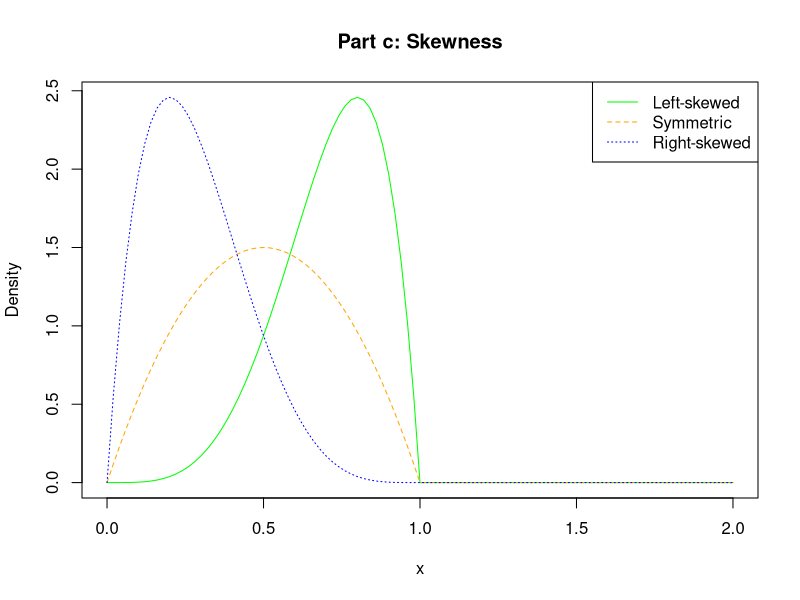
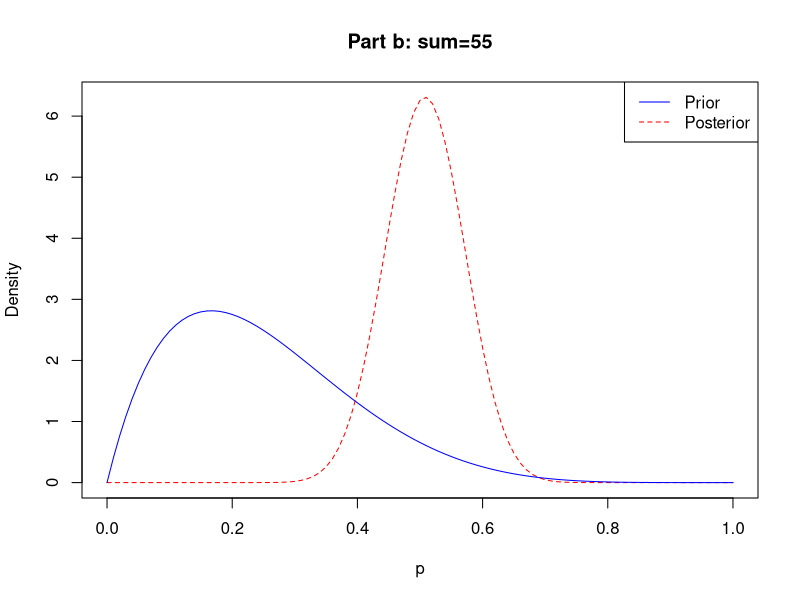
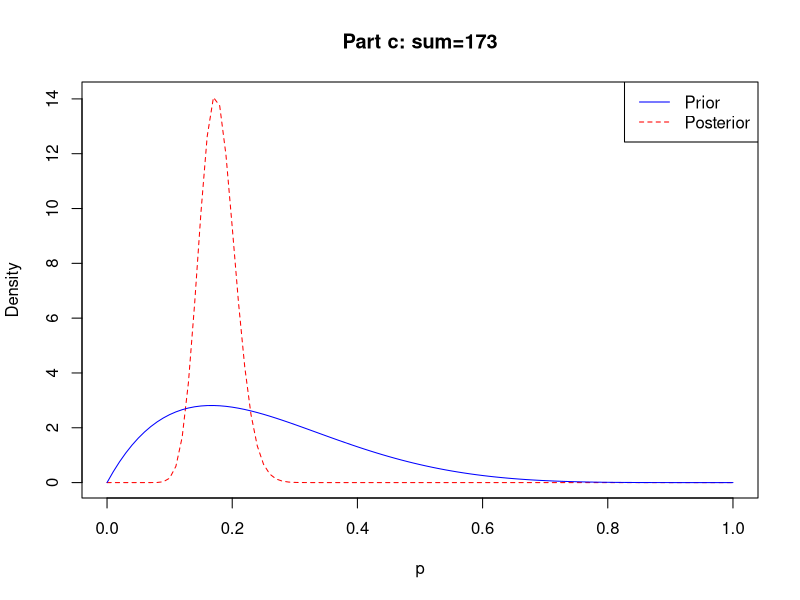
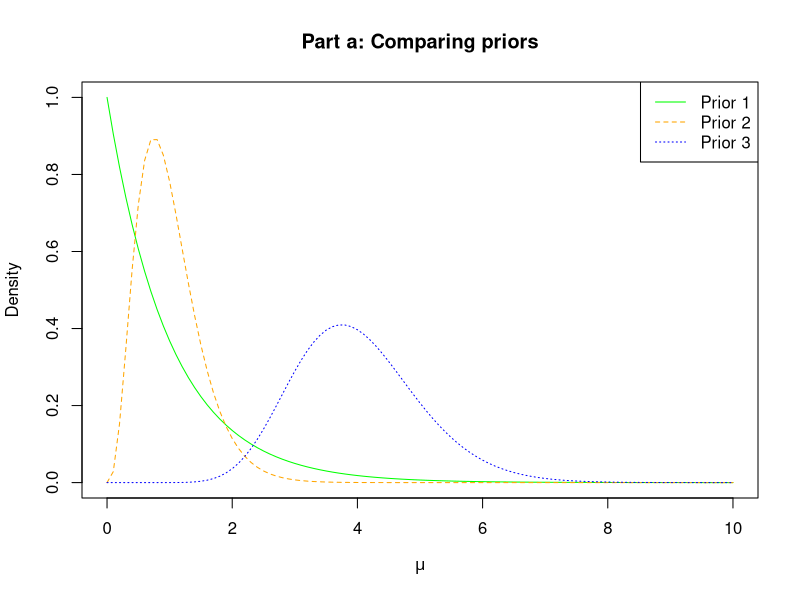
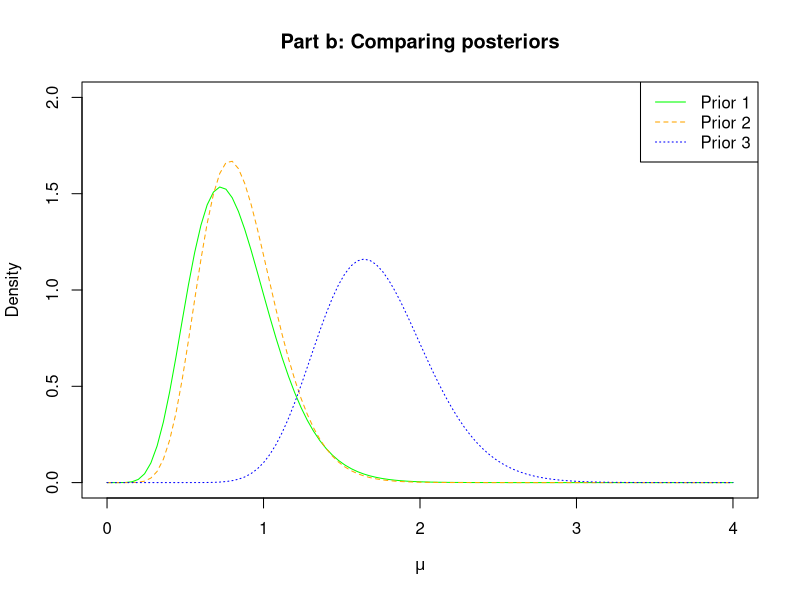

These charts were generated, in order, by the following R code:
# Question 1

a <- c(5, 2, 2)
b <- c(2, 2, 5)

curve(dbeta(x, a[1], b[1]), 0, 2,
      col="green", lty=1, xlab="x", ylab="Density",
      main="Part c: Skewness")
curve(dbeta(x, a[2], b[2]), col="orange", lty=2, add=T)
curve(dbeta(x, a[3], b[3]), col="blue", lty=3, add=T)
legend("topright",legend=c("Left-skewed", "Symmetric", "Right-skewed"), lty=c(1,2,3),
       col=c("green","orange", "blue"))

# Question 2

## Part b

r = 3
n = 10
sum = 55
curve(dbeta(x, 2+n*r, 6+sum-n*r), 0, 1,
      col="red", lty=2, xlab="p", ylab="Density",
      main="Part b: sum=55")
curve(dbeta(x, 2, 6), col="blue", add=T)
legend("topright",legend=c("Prior", "Posterior"), lty=c(1,2),
       col=c("blue","red"))

## Part c

sum = 173
curve(dbeta(x, 2+n*r, 6+sum-n*r), 0, 1,
      col="red", lty=2, xlab="p", ylab="Density",
      main="Part c: sum=173")
curve(dbeta(x, 2, 6), col="blue", add=T)
legend("topright",legend=c("Prior", "Posterior"), lty=c(1,2),
       col=c("blue","red"))

# Question 4

## Part a

curve(dgamma(x, 1, 1), 0, 10,
      col="green", lty=1, xlab=expression(mu), ylab="Density",
      main="Part a: Comparing priors")
curve(dgamma(x, 4, 4), col="orange", lty=2, add=T)
curve(dgamma(x, 16, 4), col="blue", lty=3, add=T)
legend("topright",legend=c("Prior 1", "Prior 2", "Prior 3"), lty=c(1,2,3),
       col=c("green","orange", "blue"))

gamma_mean <- function(alpha, lambda) {
  return (alpha/lambda)
}

gamma_sd <- function(alpha, lambda) {
  return (sqrt(alpha/lambda^2))
}

gamma_mean(1, 1)
gamma_sd(1, 1)

gamma_mean(4, 4)
gamma_sd(4, 4)

gamma_mean(16, 4)
gamma_sd(16, 4)


## Part b

x <- c(2, 1, 1, 0, 0, 1, 2, 0, 0, 1)

sum <- sum(x)
n <- length(x)

curve(dgamma(x, 1+sum, 1+n), 0, 4, ylim=c(0,2),
      col="green", lty=1, xlab=expression(mu), ylab="Density",
      main="Part b: Comparing posteriors")
curve(dgamma(x, 4+sum, 4+n), col="orange", lty=2, add=T)
curve(dgamma(x, 16+sum, 4+n), col="blue", lty=3, add=T)
legend("topright",legend=c("Prior 1", "Prior 2", "Prior 3"), lty=c(1,2,3),
       col=c("green","orange", "blue"))

## Part c

gamma_mean(1+sum, 1+n)
gamma_mean(4+sum, 4+n)
gamma_mean(16+sum, 4+n)

## Part d

qgamma(c(0.05, 0.95), 1+sum, 1+n)
qgamma(c(0.05, 0.95), 4+sum, 4+n)
qgamma(c(0.05, 0.95), 16+sum, 4+n)

